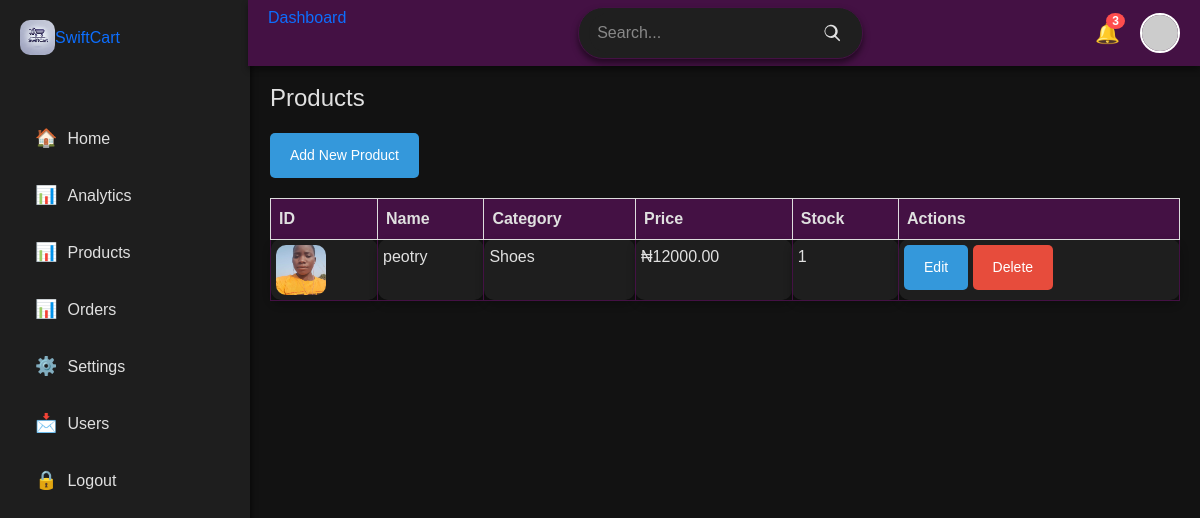
The page /dashboard/products/ (signed in) on the database its author committed.
### Store/models.py (models this page shows)
class Product(models.Model):
    id = models.UUIDField(primary_key=True, unique=True, default=uuid.uuid4)
    name = models.CharField(max_length=100)
    image = models.ImageField(upload_to='products_images', blank=True, null=True)
    description = models.TextField()
    in_stock = models.PositiveBigIntegerField(default=1)
    price = models.DecimalField(decimal_places=2, max_digits=10000)
    is_sale = models.BooleanField(default=False)
    sale_price = models.DecimalField(decimal_places=2, max_digits=10000, blank=True, null=True)
    is_featured = models.BooleanField(default=False)
    is_trending = models.BooleanField(default=False)
    is_best_seller = models.BooleanField(default=False)
    category = models.ForeignKey(Category, related_name='product_category', on_delete=models.CASCADE)
    created_by = models.ForeignKey(User, related_name='addes_product', on_delete=models.CASCADE)
    created_at = models.DateTimeField(auto_now_add=True)
    updated_at = models.DateTimeField(auto_now=True)
    def __str__(self):
        return f'{self.name}'

class Category(models.Model):
    name = models.CharField(max_length=100, unique=True)
    created_by = models.ForeignKey(User, related_name='creates_category', on_delete=models.CASCADE)
    created_at = models.DateTimeField(auto_now_add=True)
    class Meta:
        ordering = ('name',)
        verbose_name_plural = 'Categories'
    def __str__(self):
        return f'{self.name}'

### dashboard/views.py (the view)
# urls.py: path('products/', views.products, name='products'),
@user_passes_test(admin_check, login_url='home')
def products(request):
    products = Product.objects.all()
    return render(request, 'dashboard/products.html', {'products':products})

### dashboard/views.py (called while the page is built)
def admin_check(user):
    return user.is_superuser

### dashboard/templates/dashboard/products.html (shortened to what this page needs)
{% extends 'dashboard/base.html' %}
{% load static %}
{% block content %}
<main class="main-content" >
    <section class="products" style="margin-top: 4rem;">
        <h2>Products</h2>
        <a href="{% url 'create_product' %}" class="btn">Add New Product</a>
        <table class="table">
          <thead>
            <tr>
              <th>ID</th>
              <th>Name</th>
              <th>Category</th>
              <th>Price</th>
              <th>Stock</th>
              <th>Actions</th>
            </tr>
          </thead>
          <tbody>
            {% for product in products reversed %}
            <tr>
              <td>
                <img src="{{product.image.url}}" alt="" width="50px" height="50px" style="object-fit: cover; border-radius: 10px;"></td>
              <td>{{product}}</td>
              <td>{{product.category}}</td>
              <td>&#8358;{{product.price}}</td>
              <td>{{product.in_stock}}</td>
              <td>
                <a href="{% url 'edit_product' product.id %}" class="btn edit" id="edit-product">Edit</a>
                  <button type="button" class="btn delete" data-product-id="{{product.id}}">Delete</button>
              </td>
            </tr>
            {% endfor %}
          </tbody>
        </table>
      </section>
</main>
  {% endblock %}

### static/assets/css/dashboard.css (style rules this page uses)
* { margin: 0; padding: 0; box-sizing: border-box; }
body { font-family: 'Arial', sans-serif; background-color: #121212; color: #e0e0e0; }
.main-content { margin-left: 250px; padding: 20px; }
section { margin: 20px 0; }
h2 { font-size: 24px; margin-bottom: 20px; }
.table { width: 100%; border-collapse: collapse; margin-top: 20px; }
.btn { padding: 10px 20px; background-color: #1abc9c; color: white; border: none; border-radius: 5px; cursor: pointer; }
.table th, .table td { border: 1px solid #ddd; text-align: left; }
.table th { background-color: #414; color: #e0e0e0; }
.table td { background-color: #1e1e1e; border: 1px solid #414; border-radius: 10px; padding: 5px; box-shadow: 0 4px 8px rgba(0, 0, 0, 0.3); color: #e0e0e0; transition: transform 0.2s ease, box-shadow 0.2s ease; }
.btn.edit { background-color: #3498db; }
.btn.delete { background-color: #e74c3c; }
.btn { background-color: #2ecc71; color: #ffffff; border: none; padding: 12px; font-size: 16px; font-weight: bold; border-radius: 5px; cursor: pointer; transition: background-color 0.3s; }
.btn { display: inline-block; padding: 12px 20px; background-color: #3498db; color: #ffffff; border: none; border-radius: 5px; font-size: 14px; cursor: pointer; font-weight: 500; transition: background-color 0.3s; }

### rows shown on the page
Product: image (picture), name "peotry", category "Shoes", price "12000.00", in_stock "1"
